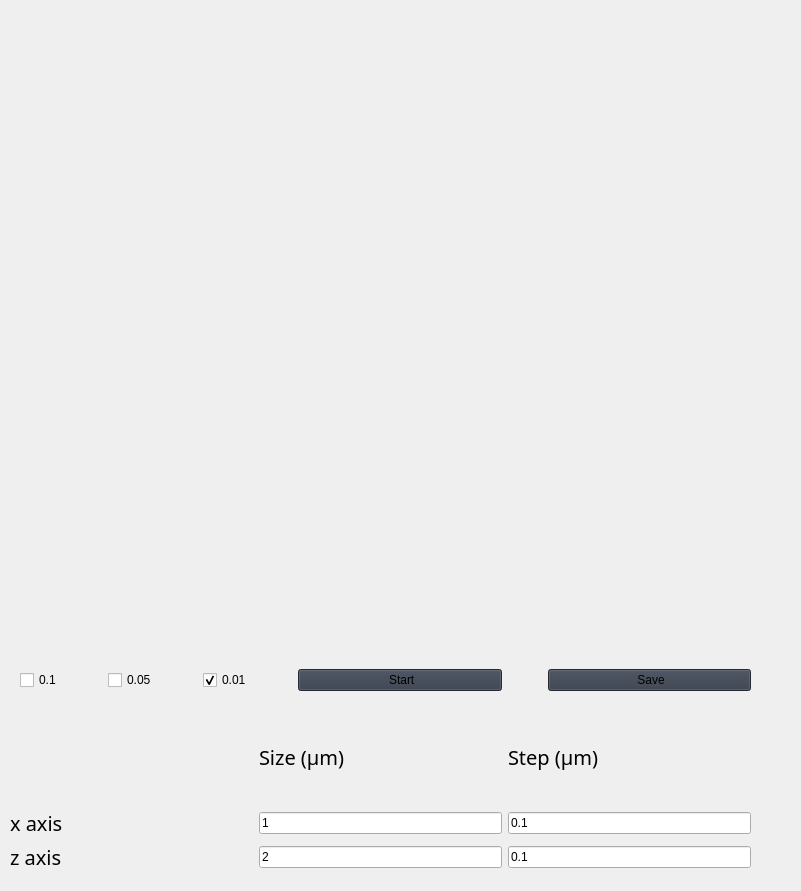
                         <widget class="QFrame" name="frame">
                          <property name="geometry">
                           <rect>
                            <x>990</x>
                            <y>50</y>
                            <width>801</width>
                            <height>891</height>
                           </rect>
                          </property>
                          <property name="frameShape">
                           <enum>QFrame::NoFrame</enum>
                          </property>
                          <widget class="QWidget" name="gridLayoutWidget_6">
                           <property name="geometry">
                            <rect>
                             <x>10</x>
                             <y>710</y>
                             <width>781</width>
                             <height>161</height>
                            </rect>
                           </property>
                           <layout class="QGridLayout" name="gridLayout_5">
                            <item row="3" column="2">
                             <widget class="QLineEdit" name="autofocus_size_z">
                              <property name="enabled">
                               <bool>true</bool>
                              </property>
                              <property name="sizePolicy">
                               <sizepolicy hsizetype="Preferred" vsizetype="Fixed">
                                <horstretch>0</horstretch>
                                <verstretch>0</verstretch>
                               </sizepolicy>
                              </property>
                              <property name="styleSheet">
                               <string notr="true">font: 63 20pt &quot;Segoe UI Semibold&quot;;</string>
                              </property>
                              <property name="text">
                               <string>2</string>
                              </property>
                             </widget>
                            </item>
                            <item row="1" column="2">
                             <widget class="QLabel" name="label_17">
                              <property name="sizePolicy">
                               <sizepolicy hsizetype="Preferred" vsizetype="Preferred">
                                <horstretch>0</horstretch>
                                <verstretch>0</verstretch>
                               </sizepolicy>
                              </property>
                              <property name="font">
                               <font>
                                <family>Segoe UI Semibold</family>
                                <pointsize>15</pointsize>
                                <weight>7</weight>
                                <italic>false</italic>
                                <bold>false</bold>
                               </font>
                              </property>
                              <property name="styleSheet">
                               <string notr="true">font: 63 15pt &quot;Segoe UI Semibold&quot;;</string>
                              </property>
                              <property name="text">
                               <string>Size (μm)</string>
                              </property>
                              <property name="wordWrap">
                               <bool>true</bool>
                              </property>
                              <property name="textInteractionFlags">
                               <set>Qt::NoTextInteraction</set>
                              </property>
                             </widget>
                            </item>
                            <item row="2" column="5">
                             <spacer name="horizontalSpacer_21">
                              <property name="sizeType">
                               <enum>QSizePolicy::Fixed</enum>
                              </property>
                              <property name="sizeHint" stdset="0">
                               <size>
                                <width>40</width>
                                <height>20</height>
                               </size>
                              </property>
                             </spacer>
                            </item>
                            <item row="3" column="4">
                             <widget class="QLineEdit" name="confocal_step_z">
                              <property name="enabled">
                               <bool>true</bool>
                              </property>
                              <property name="sizePolicy">
                               <sizepolicy hsizetype="Preferred" vsizetype="Fixed">
                                <horstretch>0</horstretch>
                                <verstretch>0</verstretch>
                               </sizepolicy>
                              </property>
                              <property name="styleSheet">
                               <string notr="true">font: 63 20pt &quot;Segoe UI Semibold&quot;;</string>
                              </property>
                              <property name="text">
                               <string>0.1</string>
                              </property>
                             </widget>
                            </item>
                            <item row="2" column="0">
                             <widget class="QLabel" name="label_14">
                              <property name="font">
                               <font>
                                <family>Segoe UI Semibold</family>
                                <pointsize>15</pointsize>
                                <weight>7</weight>
                                <italic>false</italic>
                                <bold>false</bold>
                               </font>
                              </property>
                              <property name="styleSheet">
                               <string notr="true">font: 63 15pt &quot;Segoe UI Semibold&quot;;</string>
                              </property>
                              <property name="text">
                               <string>x axis</string>
                              </property>
                              <property name="wordWrap">
                               <bool>true</bool>
                              </property>
                              <property name="textInteractionFlags">
                               <set>Qt::NoTextInteraction</set>
                              </property>
                             </widget>
                            </item>
                            <item row="3" column="0">
                             <widget class="QLabel" name="label_15">
                              <property name="font">
                               <font>
                                <family>Segoe UI Semibold</family>
                                <pointsize>15</pointsize>
                                <weight>7</weight>
                                <italic>false</italic>
                                <bold>false</bold>
                               </font>
                              </property>
                              <property name="styleSheet">
                               <string notr="true">font: 63 15pt &quot;Segoe UI Semibold&quot;;</string>
                              </property>
                              <property name="text">
                               <string>z axis</string>
                              </property>
                              <property name="wordWrap">
                               <bool>true</bool>
                              </property>
                              <property name="textInteractionFlags">
                               <set>Qt::NoTextInteraction</set>
                              </property>
                             </widget>
                            </item>
                            <item row="1" column="4">
                             <widget class="QLabel" name="label_16">
                              <property name="font">
                               <font>
                                <family>Segoe UI Semibold</family>
                                <pointsize>15</pointsize>
                                <weight>7</weight>
                                <italic>false</italic>
                                <bold>false</bold>
                               </font>
                              </property>
                              <property name="styleSheet">
                               <string notr="true">font: 63 15pt &quot;Segoe UI Semibold&quot;;</string>
                              </property>
                              <property name="text">
                               <string>Step (μm)</string>
                              </property>
                              <property name="wordWrap">
                               <bool>true</bool>
                              </property>
                              <property name="textInteractionFlags">
                               <set>Qt::NoTextInteraction</set>
                              </property>
                             </widget>
                            </item>
                            <item row="3" column="5">
                             <spacer name="horizontalSpacer_24">
                              <property name="sizeType">
                               <enum>QSizePolicy::Fixed</enum>
                              </property>
                              <property name="sizeHint" stdset="0">
                               <size>
                                <width>40</width>
                                <height>20</height>
                               </size>
                              </property>
                             </spacer>
                            </item>
                            <item row="2" column="4">
                             <widget class="QLineEdit" name="confocal_step_xy">
                              <property name="enabled">
                               <bool>true</bool>
                              </property>
                              <property name="sizePolicy">
                               <sizepolicy hsizetype="Preferred" vsizetype="Fixed">
                                <horstretch>0</horstretch>
                                <verstretch>0</verstretch>
                               </sizepolicy>
                              </property>
                              <property name="styleSheet">
                               <string notr="true">font: 63 20pt &quot;Segoe UI Semibold&quot;;</string>
                              </property>
                              <property name="text">
                               <string>0.1</string>
                              </property>
                             </widget>
                            </item>
                            <item row="2" column="2">
                             <widget class="QLineEdit" name="autofocus_size_xy">
                              <property name="enabled">
                               <bool>true</bool>
                              </property>
                              <property name="sizePolicy">
                               <sizepolicy hsizetype="Preferred" vsizetype="Fixed">
                                <horstretch>0</horstretch>
                                <verstretch>0</verstretch>
                               </sizepolicy>
                              </property>
                              <property name="styleSheet">
                               <string notr="true">font: 63 20pt &quot;Segoe UI Semibold&quot;;</string>
                              </property>
                              <property name="text">
                               <string>1</string>
                              </property>
                             </widget>
                            </item>
                           </layout>
                          </widget>
                          <widget class="QFrame" name="frame_14">
                           <property name="geometry">
                            <rect>
                             <x>10</x>
                             <y>350</y>
                             <width>781</width>
                             <height>301</height>
                            </rect>
                           </property>
                           <property name="frameShape">
                            <enum>QFrame::NoFrame</enum>
                           </property>
                           <widget class="QWidget" name="gridLayoutWidget_5">
                            <property name="geometry">
                             <rect>
                              <x>10</x>
                              <y>10</y>
                              <width>761</width>
                              <height>281</height>
                             </rect>
                            </property>
                            <layout class="QGridLayout" name="autofocus_layout"/>
                           </widget>
                          </widget>
                          <widget class="QWidget" name="horizontalLayoutWidget_11">
                           <property name="geometry">
                            <rect>
                             <x>10</x>
                             <y>660</y>
                             <width>781</width>
                             <height>41</height>
                            </rect>
                           </property>
                           <layout class="QHBoxLayout" name="horizontalLayout_19">
                            <item>
                             <spacer name="horizontalSpacer_27">
                              <property name="sizeType">
                               <enum>QSizePolicy::Fixed</enum>
                              </property>
                              <property name="sizeHint" stdset="0">
                               <size>
                                <width>10</width>
                                <height>20</height>
                               </size>
                              </property>
                             </spacer>
                            </item>
                            <item>
                             <widget class="QCheckBox" name="autofocus_01">
                              <property name="styleSheet">
                               <string notr="true">font: 63 15pt &quot;Segoe UI Semibold&quot;;</string>
                              </property>
                              <property name="text">
                               <string>0.1</string>
                              </property>
                             </widget>
                            </item>
                            <item>
                             <spacer name="horizontalSpacer_31">
                              <property name="sizeType">
                               <enum>QSizePolicy::Fixed</enum>
                              </property>
                              <property name="sizeHint" stdset="0">
                               <size>
                                <width>40</width>
                                <height>20</height>
                               </size>
                              </property>
                             </spacer>
                            </item>
                            <item>
                             <widget class="QCheckBox" name="autofocus_005">
                              <property name="styleSheet">
                               <string notr="true">font: 63 15pt &quot;Segoe UI Semibold&quot;;</string>
                              </property>
                              <property name="text">
                               <string>0.05</string>
                              </property>
                             </widget>
                            </item>
                            <item>
                             <spacer name="horizontalSpacer_32">
                              <property name="sizeType">
                               <enum>QSizePolicy::Fixed</enum>
                              </property>
                              <property name="sizeHint" stdset="0">
                               <size>
                                <width>40</width>
                                <height>20</height>
                               </size>
                              </property>
                             </spacer>
                            </item>
                            <item>
                             <widget class="QCheckBox" name="autofocus_001">
                              <property name="styleSheet">
                               <string notr="true">font: 63 15pt &quot;Segoe UI Semibold&quot;;</string>
                              </property>
                              <property name="text">
                               <string>0.01</string>
                              </property>
                              <property name="checked">
                               <bool>true</bool>
                              </property>
                             </widget>
                            </item>
                            <item>
                             <spacer name="horizontalSpacer_35">
                              <property name="sizeType">
                               <enum>QSizePolicy::Fixed</enum>
                              </property>
                              <property name="sizeHint" stdset="0">
                               <size>
                                <width>40</width>
                                <height>20</height>
                               </size>
                              </property>
                             </spacer>
                            </item>
                            <item>
                             <widget class="QPushButton" name="autofocus_start">
                              <property name="sizePolicy">
                               <sizepolicy hsizetype="Expanding" vsizetype="Fixed">
                                <horstretch>0</horstretch>
                                <verstretch>0</verstretch>
                               </sizepolicy>
                              </property>
                              <property name="styleSheet">
                               <string notr="true">background-color: rgb(52, 59, 72);
font: 63 15pt &quot;Segoe UI Semibold&quot;;</string>
                              </property>
                              <property name="text">
                               <string> Start</string>
                              </property>
                              <property name="icon">
                               <iconset>
                                <normaloff>:/icons/images/icons/cil-media-play.png</normaloff>:/icons/images/icons/cil-media-play.png</iconset>
                              </property>
                             </widget>
                            </item>
                            <item>
                             <spacer name="horizontalSpacer_34">
                              <property name="sizeType">
                               <enum>QSizePolicy::Fixed</enum>
                              </property>
                              <property name="sizeHint" stdset="0">
                               <size>
                                <width>40</width>
                                <height>20</height>
                               </size>
                              </property>
                             </spacer>
                            </item>
                            <item>
                             <widget class="QPushButton" name="autofocus_save">
                              <property name="sizePolicy">
                               <sizepolicy hsizetype="Expanding" vsizetype="Fixed">
                                <horstretch>0</horstretch>
                                <verstretch>0</verstretch>
                               </sizepolicy>
                              </property>
                              <property name="styleSheet">
                               <string notr="true">background-color: rgb(52, 59, 72);
font: 63 15pt &quot;Segoe UI Semibold&quot;;</string>
                              </property>
                              <property name="text">
                               <string> Save</string>
                              </property>
                              <property name="icon">
                               <iconset>
                                <normaloff>:/icons/images/icons/cil-save.png</normaloff>:/icons/images/icons/cil-save.png</iconset>
                              </property>
                             </widget>
                            </item>
                            <item>
                             <spacer name="horizontalSpacer_33">
                              <property name="sizeType">
                               <enum>QSizePolicy::Fixed</enum>
                              </property>
                              <property name="sizeHint" stdset="0">
                               <size>
                                <width>40</width>
                                <height>20</height>
                               </size>
                              </property>
                             </spacer>
                            </item>
                           </layout>
                          </widget>
                         </widget>
